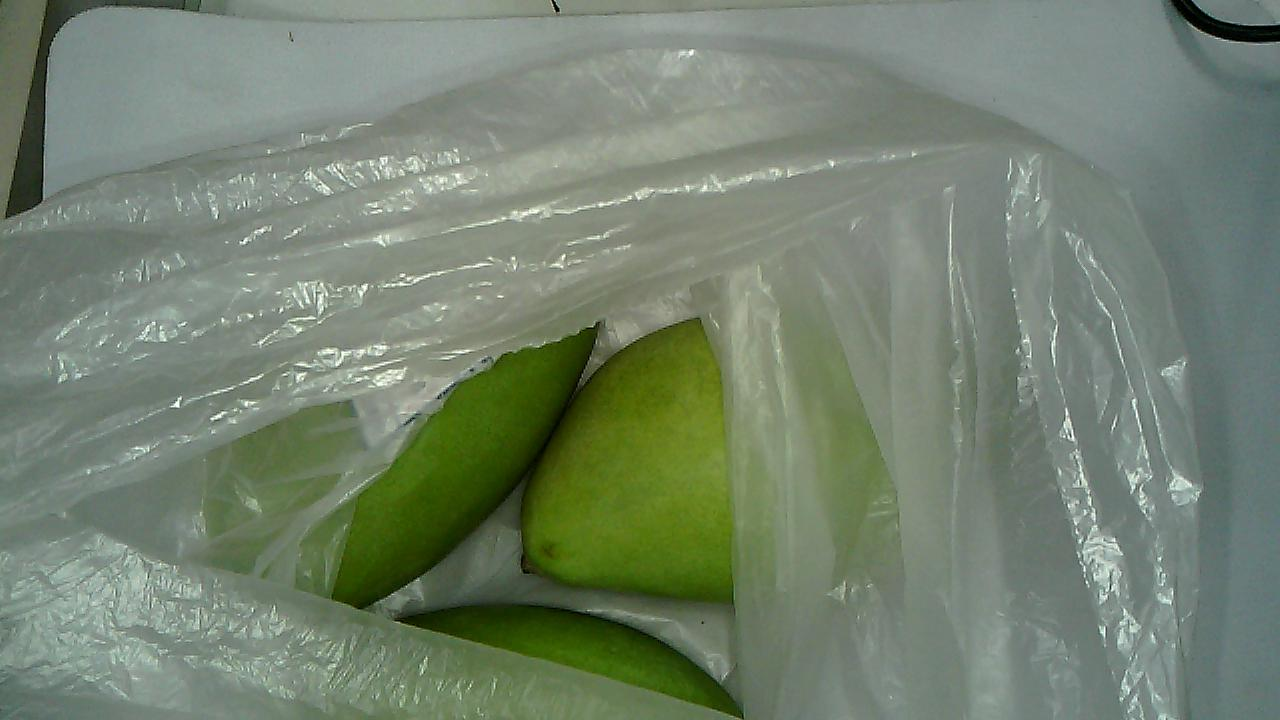
#> input picture lessons/image_processing/homework2/picture/1/2.jpg, 1280 x 720 px
$ python gradient_cut.py
#> lines starting #> are read from the running program, lines starting #| are printed output that depends on the picture; after the words box and inside, x2 and y2 are one past the last pixel; in counts of white or black regions, pixels touching at a corner belong together
import matplotlib.pyplot as plt
from scipy import ndimage as ndi
from skimage import morphology, filters
import cv2

img_fil3 = 'picture/1/2.jpg'
img4 = cv2.imread(img_fil3)
#> img4 is the input picture: shape (720, 1280, 3); mean B, G, R 110.7, 129.6, 115.9

gray4 = cv2.cvtColor(img4, cv2.COLOR_BGR2GRAY)
denoised = filters.rank.median(gray4, morphology.disk(2))  # 过滤噪声

# 将梯度值低于10的作为开始标记点
markers = filters.rank.gradient(denoised, morphology.disk(5)) < 10
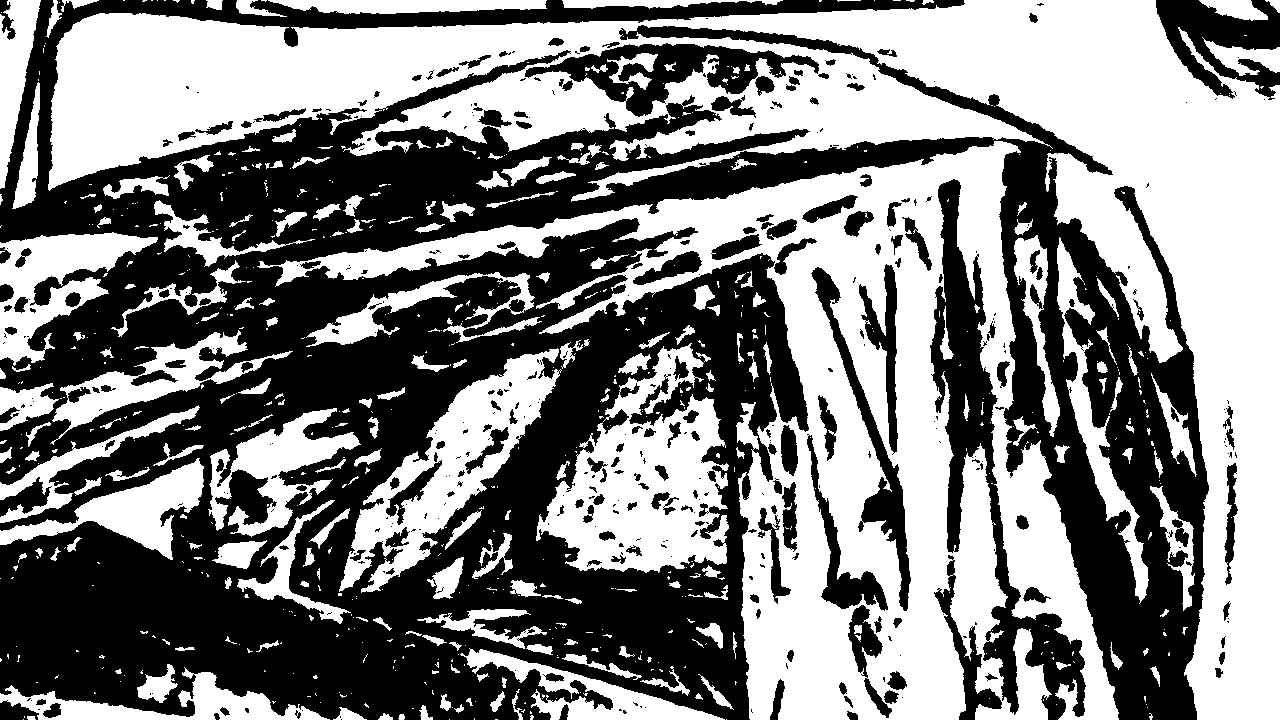
#> markers: shape (720, 1280) bool; 50.8% white; 410 black regions (224 under 20 px), largest, box (x1, y1, x2, y2) and area: (0, 0, 1209, 720) 382036, (930, 179, 1086, 720) 18238, (525, 43, 819, 117) 7754
markers = ndi.label(markers)[0]
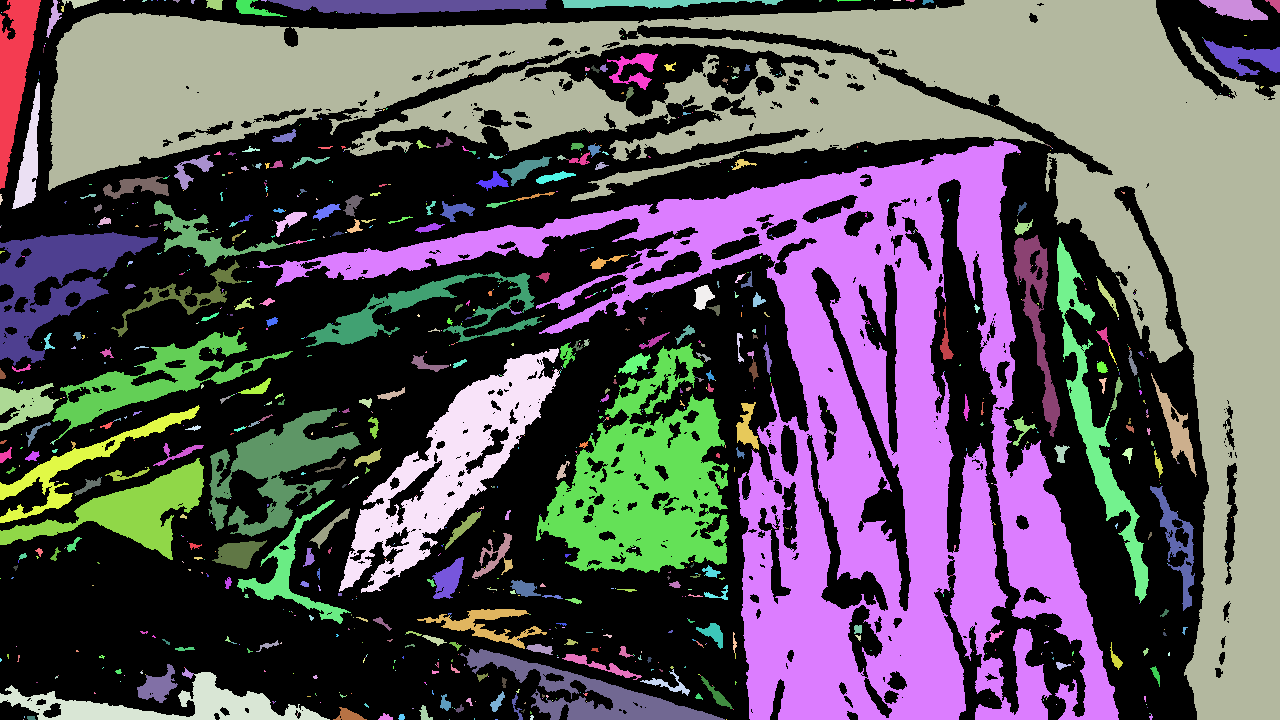
#> markers: shape (720, 1280) int32; 1072 distinct labels, from 0 to 1071; one colour per label, 0 black

gradient = filters.rank.gradient(denoised, morphology.disk(2))  # 计算梯度
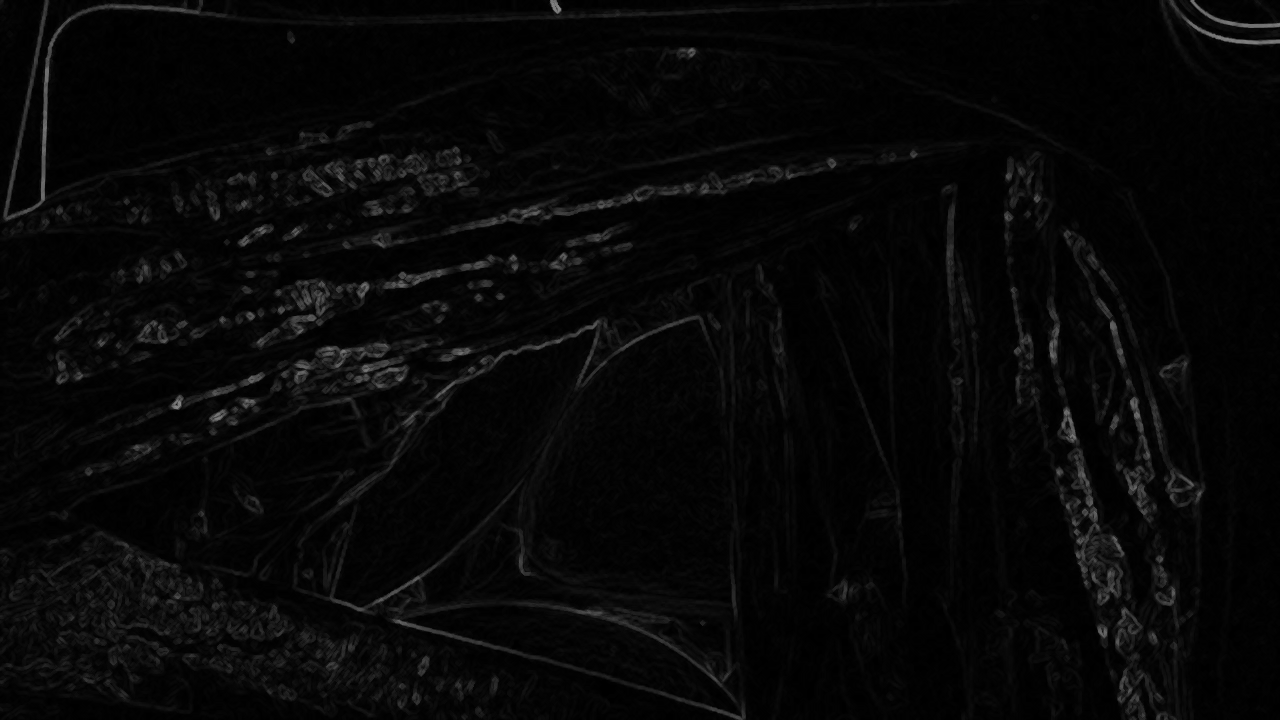
#> gradient: shape (720, 1280); min 0, max 136, mean 7.1
labels = morphology.watershed(gradient, markers, mask=gray4)  # 基于梯度的分水岭算法
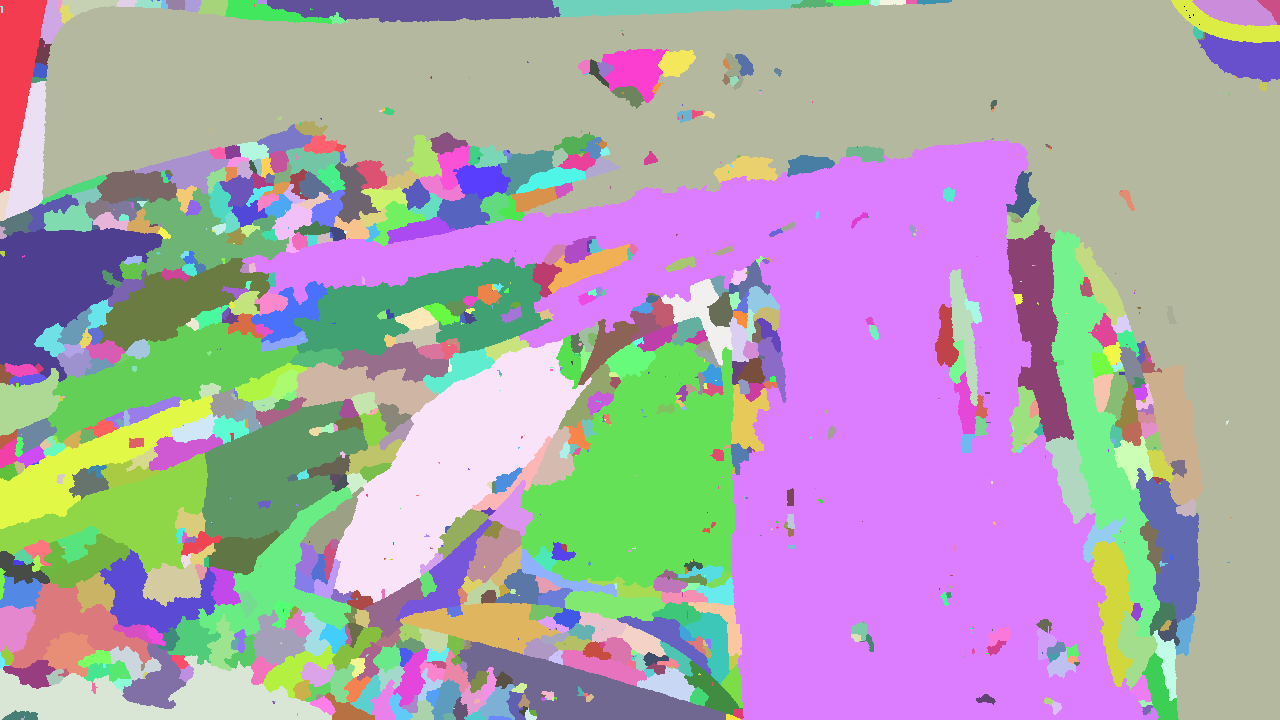
#> labels: shape (720, 1280) int32; 1072 distinct labels, from 0 to 1071; one colour per label, 0 black

plt.subplot(2, 2, 1)
plt.imshow(gray4)
plt.subplot(2, 2, 2)
plt.imshow(gradient)
plt.subplot(2, 2, 3)
plt.imshow(markers)
plt.subplot(2, 2, 4)
plt.imshow(labels)

plt.show()

$ run again, with lessons/image_processing/homework2/picture/1/3.jpg copied over lessons/image_processing/homework2/picture/1/2.jpg
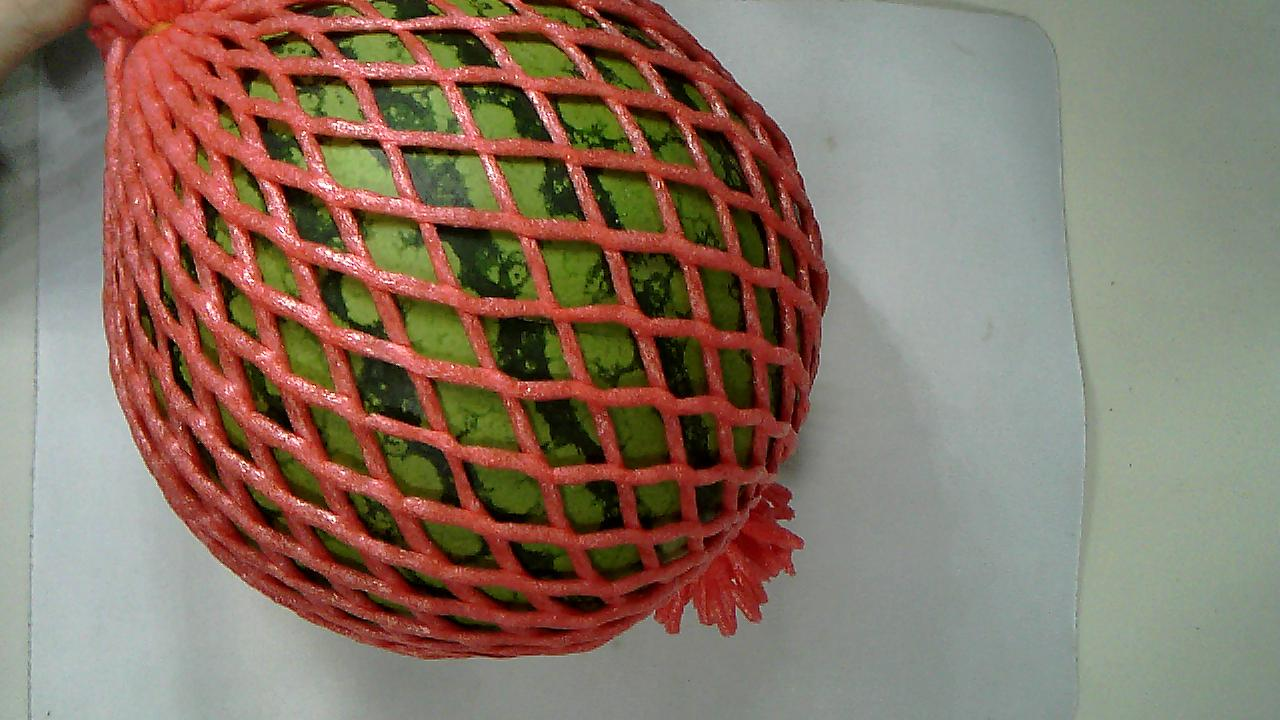
#> input picture lessons/image_processing/homework2/picture/1/3.jpg, 1280 x 720 px
#> img4 is the input picture: shape (720, 1280, 3); mean B, G, R 100.9, 116.2, 136.3
#> `markers = filters.rank.gradient(denoised, morphology.disk(5)) < 10`:
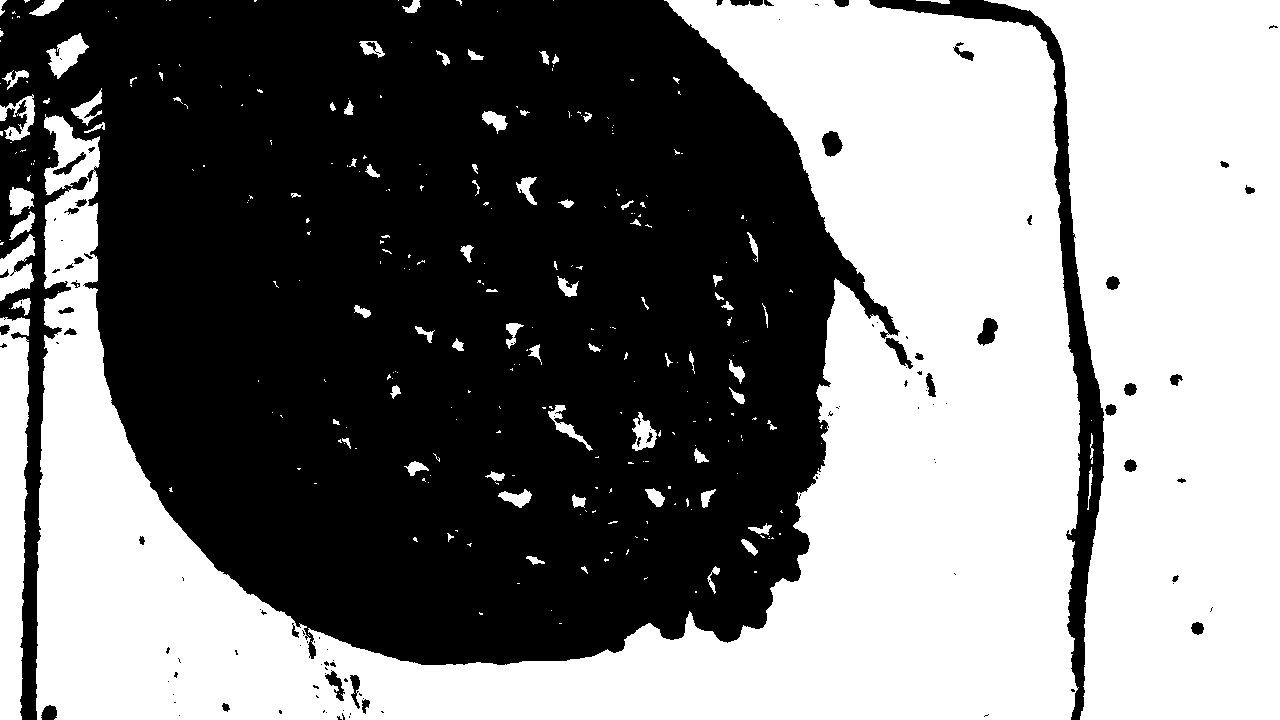
#> markers: shape (720, 1280) bool; 49.7% white; 293 white regions (211 under 20 px), largest, box (x1, y1, x2, y2) and area: (36, 0, 1080, 720) 293488, (984, 0, 1280, 720) 142421, (0, 317, 30, 720) 9908
#> `labels = morphology.watershed(gradient, markers, mask=gray4)`:
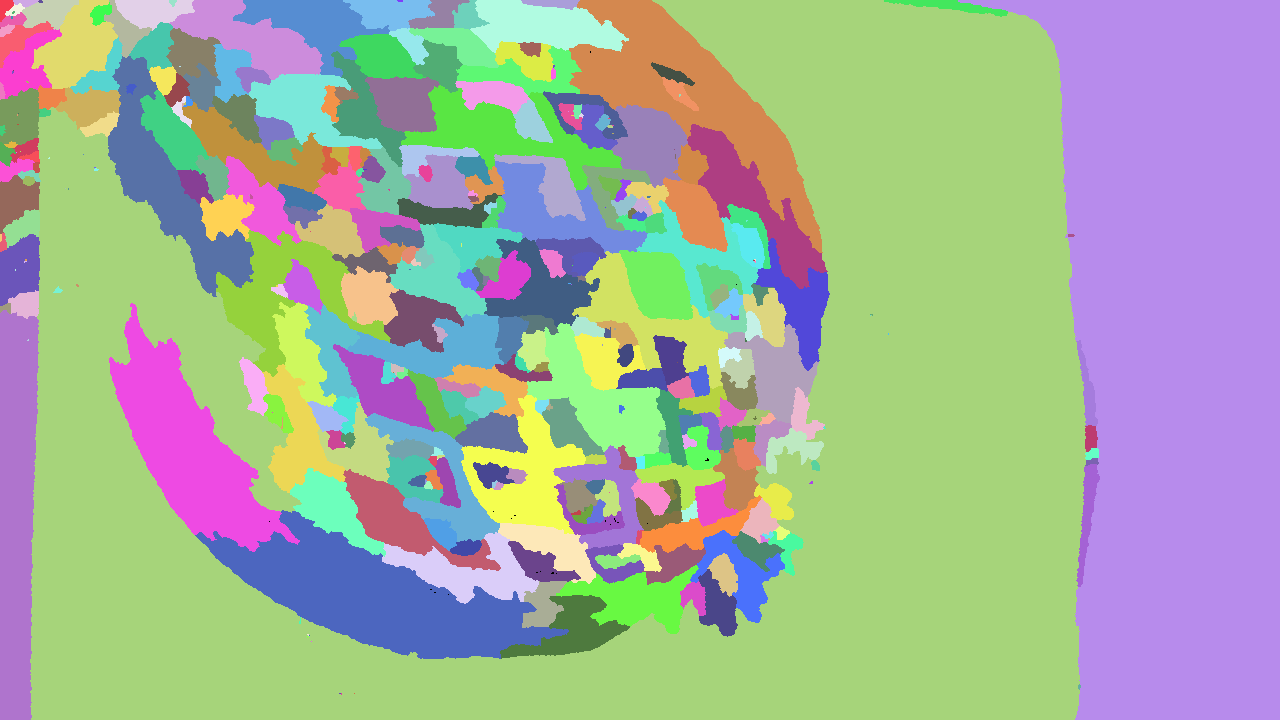
#> labels: shape (720, 1280) int32; 394 distinct labels, from 0 to 393; one colour per label, 0 black

$ run again, with lessons/image_processing/homework2/picture/1/4.jpg copied over lessons/image_processing/homework2/picture/1/2.jpg
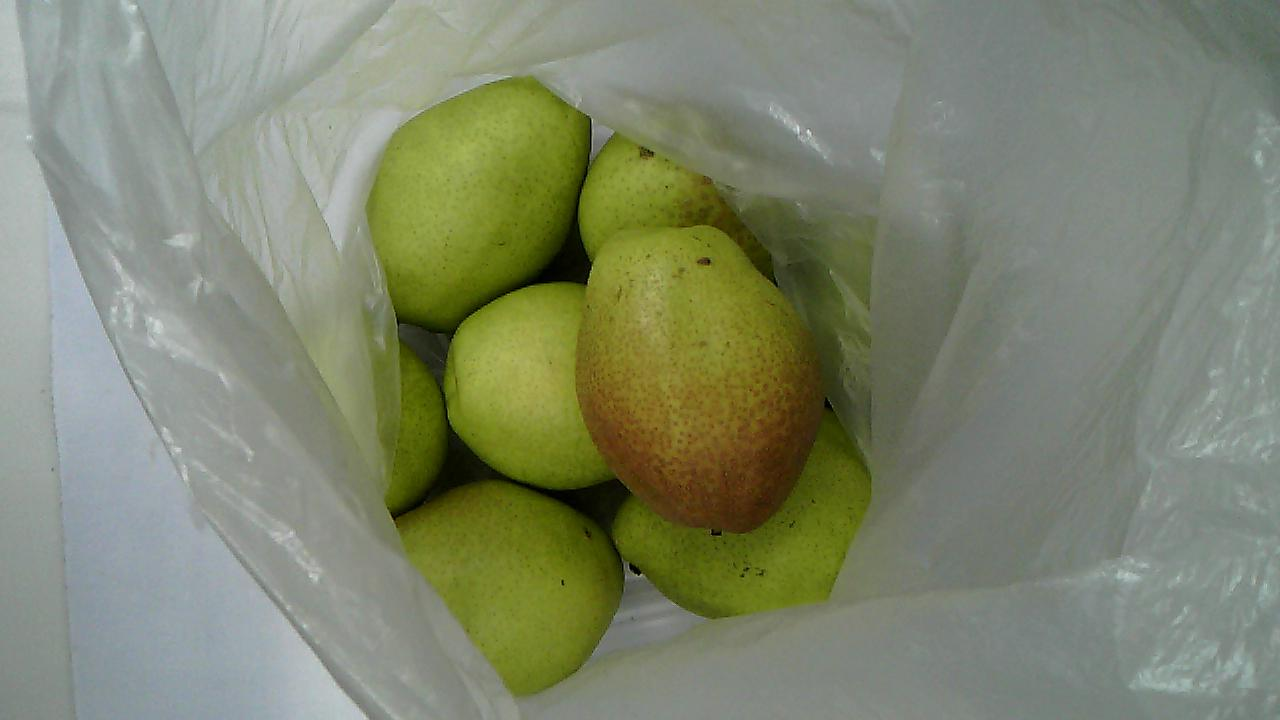
#> input picture lessons/image_processing/homework2/picture/1/4.jpg, 1280 x 720 px
#> img4 is the input picture: shape (720, 1280, 3); mean B, G, R 109.3, 133.7, 126.9
#> `markers = filters.rank.gradient(denoised, morphology.disk(5)) < 10`:
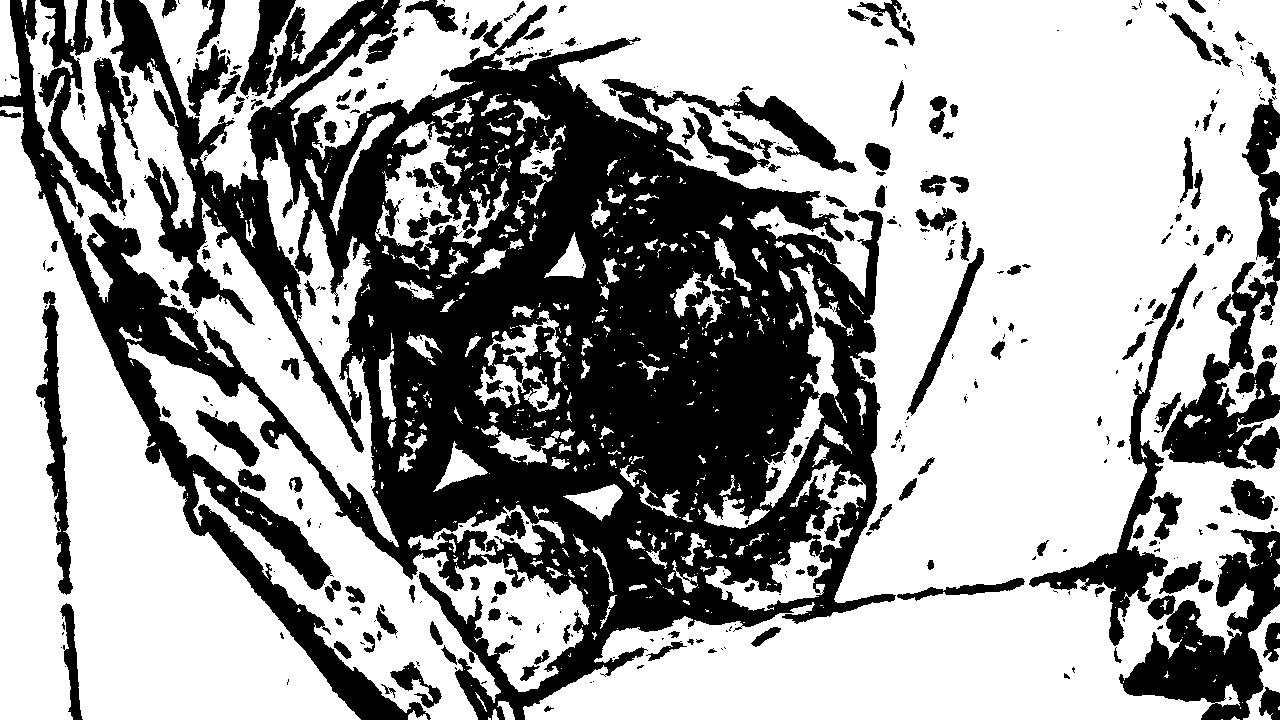
#> markers: shape (720, 1280) bool; 62.1% white; 444 black regions (252 under 20 px), largest, box (x1, y1, x2, y2) and area: (0, 0, 896, 720) 267960, (1162, 98, 1280, 469) 13549, (1119, 529, 1280, 720) 13174
#> `labels = morphology.watershed(gradient, markers, mask=gray4)`:
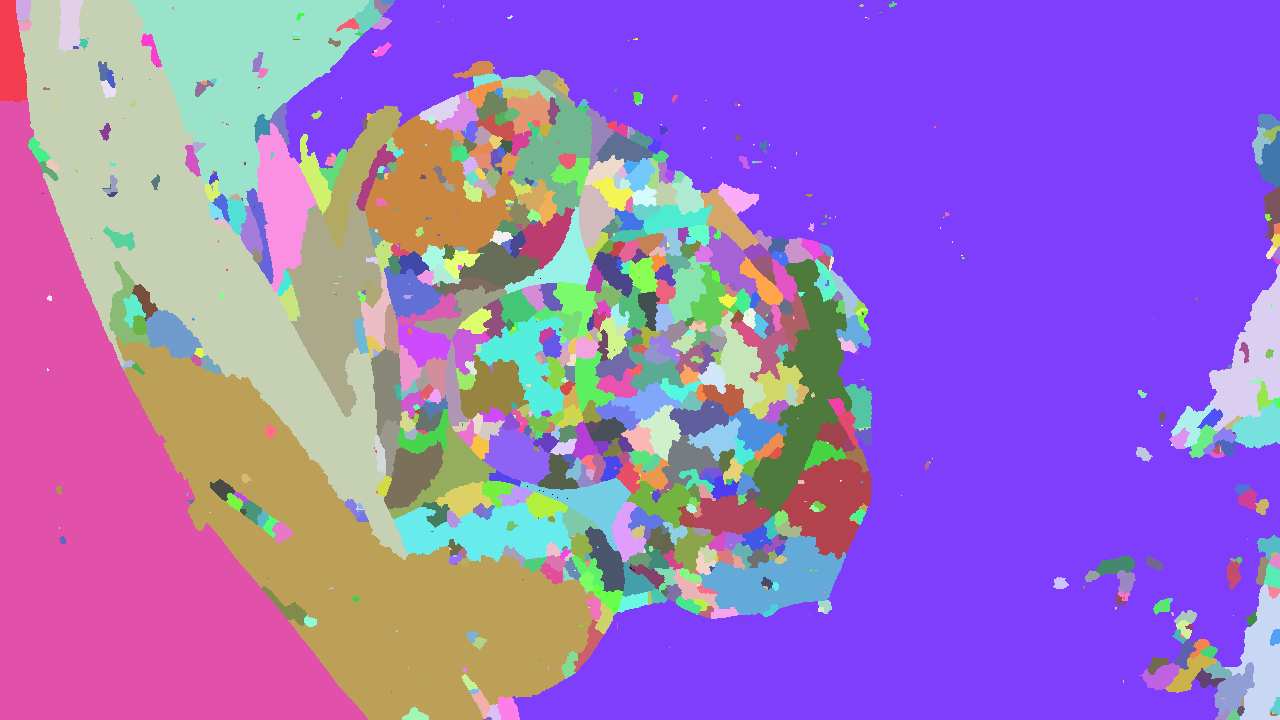
#> labels: shape (720, 1280) int32; 1055 distinct labels, from 0 to 1054; one colour per label, 0 black
